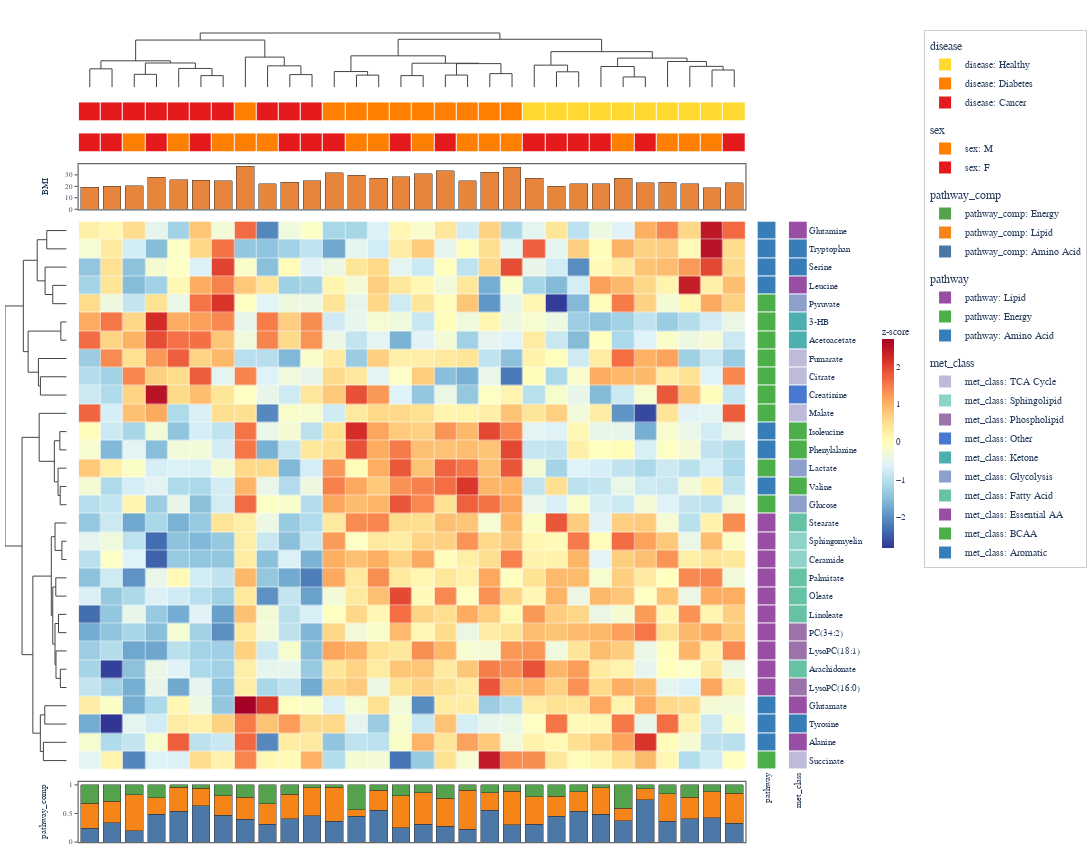

Here is the notebook cell this chart was saved with:
### Code cell
# ---------- 5. Clinical Metabolomics ----------
#
# Serum metabolite concentrations in a clinical cohort.
# Patients grouped by disease status; metabolites annotated by pathway and class.
# Stacked bars show pathway composition per patient.

rng5 = np.random.default_rng(2028)

# Metabolites from major pathways
aa_metabolites = ["Alanine", "Glutamine", "Glutamate", "Leucine", "Isoleucine",
                  "Valine", "Phenylalanine", "Tyrosine", "Tryptophan", "Serine"]
lipid_metabolites = ["Palmitate", "Stearate", "Oleate", "Linoleate", "Arachidonate",
                     "Sphingomyelin", "Ceramide", "LysoPC(16:0)", "LysoPC(18:1)", "PC(34:2)"]
energy_metabolites = ["Glucose", "Lactate", "Pyruvate", "Citrate", "Succinate",
                      "Fumarate", "Malate", "3-HB", "Acetoacetate", "Creatinine"]

all_metabolites = aa_metabolites + lipid_metabolites + energy_metabolites
met_pathway = ["Amino Acid"] * 10 + ["Lipid"] * 10 + ["Energy"] * 10
met_class = (["Essential AA"] * 4 + ["BCAA"] * 3 + ["Aromatic"] * 3 +
             ["Fatty Acid"] * 5 + ["Sphingolipid"] * 2 + ["Phospholipid"] * 3 +
             ["Glycolysis"] * 3 + ["TCA Cycle"] * 4 + ["Ketone"] * 2 + ["Other"] * 1)
n_met = len(all_metabolites)

# 30 patients: 10 Healthy, 10 Diabetes, 10 Cancer
n_patients = 30
disease = ["Healthy"] * 10 + ["Diabetes"] * 10 + ["Cancer"] * 10
sex = rng5.choice(["M", "F"], n_patients).tolist()
age = rng5.integers(35, 75, n_patients).astype(float)
bmi = np.concatenate([
    rng5.normal(23, 2, 10),   # Healthy
    rng5.normal(31, 3, 10),   # Diabetes
    rng5.normal(22, 3, 10),   # Cancer
])

patient_labels = [f"P{i+1:02d}" for i in range(n_patients)]

# Concentration data with disease-specific signatures
conc = rng5.standard_normal((n_met, n_patients)) * 0.6
# Diabetes: elevated BCAAs (Leucine, Isoleucine, Valine) and glucose
conc[4:7, 10:20] += 2.5   # BCAAs
conc[20, 10:20] += 3.0    # Glucose
conc[21, 10:20] += 2.0    # Lactate
# Cancer: altered lipids and ketone bodies
conc[10:20, 20:] -= 1.8   # Lipids down
conc[27:29, 20:] += 2.5   # Ketone bodies up
# Healthy: balanced amino acids
conc[:10, :10] += 0.5

df_met = pd.DataFrame(conc, index=all_metabolites, columns=patient_labels)

# Pathway composition per patient (stacked bar)
pathway_comp = rng5.dirichlet([3, 4, 2], n_patients)

top_ha5 = HeatmapAnnotation(
    disease=disease,
    sex=sex,
    BMI={"values": bmi, "type": "bar", "color": "#E8853D"},
)
bottom_ha5 = HeatmapAnnotation(
    pathway_comp={
        "values": pathway_comp,
        "type": "stacked_bar",
        "stack_names": ["Amino Acid", "Lipid", "Energy"],
        "colors": ["#4C78A8", "#F58518", "#54A24B"],
    },
)
right_ha5 = HeatmapAnnotation(
    pathway=met_pathway,
    met_class=met_class,
    which="row",
)

hm5 = ComplexHeatmap(
    df_met,
    top_annotation=top_ha5,
    bottom_annotation=bottom_ha5,
    right_annotation=right_ha5,
    colorscale="RdYlBu_r",
    normalize="row",
    name="z-score",
    cluster_method="complete",
    cluster_metric="correlation",
    width=1100,
    height=850,
)
hm5.to_plotly()

### Figure 1 — Plotly figure (JSON) as saved in the notebook; plotly's stock layout.template omitted (floating-point values rounded to 4 significant figures; data arrays with more than 128 entries replaced by an {"elided": "..."} marker saying what was removed)
{"data": [{"colorbar": {"len": 0.3, "outlinewidth": 0, "thickness": 12, "tickfont": {"family": "Arial, Helvetica, sans-serif", "size": 9}, "title": {"font": {"family": "Arial, Helvetica, sans-serif", "size": 10}, "text": "z-score"}, "x": 1.087, "xpad": 4, "y": 0.5}, "colorscale": [[0.0, "rgb(49,54,149)"], [0.1, "rgb(69,117,180)"], [0.2, "rgb(116,173,209)"], [0.3, "rgb(171,217,233)"], [0.4, "rgb(224,243,248)"], [0.5, "rgb(255,255,191)"], [0.6, "rgb(254,224,144)"], [0.7, "rgb(253,174,97)"], [0.8, "rgb(244,109,67)"], [0.9, "rgb(215,48,39)"], [1.0, "rgb(165,0,38)"]], "customdata": {"elided": "30x30x2 str values"}, "hovertemplate": "row: %{customdata[0]}<br>col: %{customdata[1]}<br>value: %{z:.3f}<extra></extra>", "type": "heatmap", "x": [0.0, 1.0, 2.0, 3.0, 4.0, 5.0, 6.0, 7.0, 8.0, 9.0, 10.0, 11.0, 12.0, 13.0, 14.0, 15.0, 16.0, 17.0, 18.0, 19.0, 20.0, 21.0, 22.0, 23.0, 24.0, 25.0, 26.0, 27.0, 28.0, 29.0], "xaxis": "x6", "xgap": 0.5, "y": [0.0, 1.0, 2.0, 3.0, 4.0, 5.0, 6.0, 7.0, 8.0, 9.0, 10.0, 11.0, 12.0, 13.0, 14.0, 15.0, 16.0, 17.0, 18.0, 19.0, 20.0, 21.0, 22.0, 23.0, 24.0, 25.0, 26.0, 27.0, 28.0, 29.0], "yaxis": "y6", "ygap": 0.5, "z": {"elided": "30x30 float values"}}, {"hoverinfo": "none", "line": {"color": "#444444", "width": 1.0}, "mode": "lines", "showlegend": false, "type": "scatter", "x": [0.0, 0.0, 1.0, 1.0], "xaxis": "x", "y": [0.0, 0.5728, 0.5728, 0.0], "yaxis": "y"}, {"hoverinfo": "none", "line": {"color": "#444444", "width": 1.0}, "mode": "lines", "showlegend": false, "type": "scatter", "x": [2.0, 2.0, 3.0, 3.0], "xaxis": "x", "y": [0.0, 0.3994, 0.3994, 0.0], "yaxis": "y"}, {"hoverinfo": "none", "line": {"color": "#444444", "width": 1.0}, "mode": "lines", "showlegend": false, "type": "scatter", "x": [5.0, 5.0, 6.0, 6.0], "xaxis": "x", "y": [0.0, 0.3589, 0.3589, 0.0], "yaxis": "y"}, {"hoverinfo": "none", "line": {"color": "#444444", "width": 1.0}, "mode": "lines", "showlegend": false, "type": "scatter", "x": [4.0, 4.0, 5.5, 5.5], "xaxis": "x", "y": [0.0, 0.5846, 0.5846, 0.3589], "yaxis": "y"}, {"hoverinfo": "none", "line": {"color": "#444444", "width": 1.0}, "mode": "lines", "showlegend": false, "type": "scatter", "x": [2.5, 2.5, 4.75, 4.75], "xaxis": "x", "y": [0.3994, 0.7559, 0.7559, 0.5846], "yaxis": "y"}, {"hoverinfo": "none", "line": {"color": "#444444", "width": 1.0}, "mode": "lines", "showlegend": false, "type": "scatter", "x": [0.5, 0.5, 3.625, 3.625], "xaxis": "x", "y": [0.5728, 0.8245, 0.8245, 0.7559], "yaxis": "y"}, {"hoverinfo": "none", "line": {"color": "#444444", "width": 1.0}, "mode": "lines", "showlegend": false, "type": "scatter", "x": [9.0, 9.0, 10.0, 10.0], "xaxis": "x", "y": [0.0, 0.3917, 0.3917, 0.0], "yaxis": "y"}, {"hoverinfo": "none", "line": {"color": "#444444", "width": 1.0}, "mode": "lines", "showlegend": false, "type": "scatter", "x": [8.0, 8.0, 9.5, 9.5], "xaxis": "x", "y": [0.0, 0.6662, 0.6662, 0.3917], "yaxis": "y"}, {"hoverinfo": "none", "line": {"color": "#444444", "width": 1.0}, "mode": "lines", "showlegend": false, "type": "scatter", "x": [7.0, 7.0, 8.75, 8.75], "xaxis": "x", "y": [0.0, 0.9406, 0.9406, 0.6662], "yaxis": "y"}, {"hoverinfo": "none", "line": {"color": "#444444", "width": 1.0}, "mode": "lines", "showlegend": false, "type": "scatter", "x": [2.062, 2.062, 7.875, 7.875], "xaxis": "x", "y": [0.8245, 1.475, 1.475, 0.9406], "yaxis": "y"}, {"hoverinfo": "none", "line": {"color": "#444444", "width": 1.0}, "mode": "lines", "showlegend": false, "type": "scatter", "x": [12.0, 12.0, 13.0, 13.0], "xaxis": "x", "y": [0.0, 0.3751, 0.3751, 0.0], "yaxis": "y"}, {"hoverinfo": "none", "line": {"color": "#444444", "width": 1.0}, "mode": "lines", "showlegend": false, "type": "scatter", "x": [11.0, 11.0, 12.5, 12.5], "xaxis": "x", "y": [0.0, 0.487, 0.487, 0.3751], "yaxis": "y"}, {"hoverinfo": "none", "line": {"color": "#444444", "width": 1.0}, "mode": "lines", "showlegend": false, "type": "scatter", "x": [14.0, 14.0, 15.0, 15.0], "xaxis": "x", "y": [0.0, 0.36, 0.36, 0.0], "yaxis": "y"}, {"hoverinfo": "none", "line": {"color": "#444444", "width": 1.0}, "mode": "lines", "showlegend": false, "type": "scatter", "x": [16.0, 16.0, 17.0, 17.0], "xaxis": "x", "y": [0.0, 0.3772, 0.3772, 0.0], "yaxis": "y"}, {"hoverinfo": "none", "line": {"color": "#444444", "width": 1.0}, "mode": "lines", "showlegend": false, "type": "scatter", "x": [18.0, 18.0, 19.0, 19.0], "xaxis": "x", "y": [0.0, 0.4217, 0.4217, 0.0], "yaxis": "y"}, {"hoverinfo": "none", "line": {"color": "#444444", "width": 1.0}, "mode": "lines", "showlegend": false, "type": "scatter", "x": [16.5, 16.5, 18.5, 18.5], "xaxis": "x", "y": [0.3772, 0.736, 0.736, 0.4217], "yaxis": "y"}, {"hoverinfo": "none", "line": {"color": "#444444", "width": 1.0}, "mode": "lines", "showlegend": false, "type": "scatter", "x": [14.5, 14.5, 17.5, 17.5], "xaxis": "x", "y": [0.36, 0.7486, 0.7486, 0.736], "yaxis": "y"}, {"hoverinfo": "none", "line": {"color": "#444444", "width": 1.0}, "mode": "lines", "showlegend": false, "type": "scatter", "x": [11.75, 11.75, 16.0, 16.0], "xaxis": "x", "y": [0.487, 0.9802, 0.9802, 0.7486], "yaxis": "y"}, {"hoverinfo": "none", "line": {"color": "#444444", "width": 1.0}, "mode": "lines", "showlegend": false, "type": "scatter", "x": [21.0, 21.0, 22.0, 22.0], "xaxis": "x", "y": [0.0, 0.4792, 0.4792, 0.0], "yaxis": "y"}, {"hoverinfo": "none", "line": {"color": "#444444", "width": 1.0}, "mode": "lines", "showlegend": false, "type": "scatter", "x": [20.0, 20.0, 21.5, 21.5], "xaxis": "x", "y": [0.0, 0.6881, 0.6881, 0.4792], "yaxis": "y"}, {"hoverinfo": "none", "line": {"color": "#444444", "width": 1.0}, "mode": "lines", "showlegend": false, "type": "scatter", "x": [24.0, 24.0, 25.0, 25.0], "xaxis": "x", "y": [0.0, 0.3183, 0.3183, 0.0], "yaxis": "y"}, {"hoverinfo": "none", "line": {"color": "#444444", "width": 1.0}, "mode": "lines", "showlegend": false, "type": "scatter", "x": [23.0, 23.0, 24.5, 24.5], "xaxis": "x", "y": [0.0, 0.645, 0.645, 0.3183], "yaxis": "y"}, {"hoverinfo": "none", "line": {"color": "#444444", "width": 1.0}, "mode": "lines", "showlegend": false, "type": "scatter", "x": [28.0, 28.0, 29.0, 29.0], "xaxis": "x", "y": [0.0, 0.5359, 0.5359, 0.0], "yaxis": "y"}, {"hoverinfo": "none", "line": {"color": "#444444", "width": 1.0}, "mode": "lines", "showlegend": false, "type": "scatter", "x": [27.0, 27.0, 28.5, 28.5], "xaxis": "x", "y": [0.0, 0.6497, 0.6497, 0.5359], "yaxis": "y"}, {"hoverinfo": "none", "line": {"color": "#444444", "width": 1.0}, "mode": "lines", "showlegend": false, "type": "scatter", "x": [26.0, 26.0, 27.75, 27.75], "xaxis": "x", "y": [0.0, 0.8036, 0.8036, 0.6497], "yaxis": "y"}, {"hoverinfo": "none", "line": {"color": "#444444", "width": 1.0}, "mode": "lines", "showlegend": false, "type": "scatter", "x": [23.75, 23.75, 26.88, 26.88], "xaxis": "x", "y": [0.645, 0.9094, 0.9094, 0.8036], "yaxis": "y"}, {"hoverinfo": "none", "line": {"color": "#444444", "width": 1.0}, "mode": "lines", "showlegend": false, "type": "scatter", "x": [20.75, 20.75, 25.31, 25.31], "xaxis": "x", "y": [0.6881, 1.112, 1.112, 0.9094], "yaxis": "y"}, {"hoverinfo": "none", "line": {"color": "#444444", "width": 1.0}, "mode": "lines", "showlegend": false, "type": "scatter", "x": [13.88, 13.88, 23.03, 23.03], "xaxis": "x", "y": [0.9802, 1.5, 1.5, 1.112], "yaxis": "y"}, {"hoverinfo": "none", "line": {"color": "#444444", "width": 1.0}, "mode": "lines", "showlegend": false, "type": "scatter", "x": [4.969, 4.969, 18.45, 18.45], "xaxis": "x", "y": [1.475, 1.697, 1.697, 1.5], "yaxis": "y"}, {"hoverinfo": "none", "line": {"color": "#444444", "width": 1.0}, "mode": "lines", "showlegend": false, "type": "scatter", "x": [-0.0, -0.6001, -0.6001, -0.0], "xaxis": "x5", "y": [0.0, 0.0, 1.0, 1.0], "yaxis": "y5"}, {"hoverinfo": "none", "line": {"color": "#444444", "width": 1.0}, "mode": "lines", "showlegend": false, "type": "scatter", "x": [-0.0, -0.4188, -0.4188, -0.0], "xaxis": "x5", "y": [3.0, 3.0, 4.0, 4.0], "yaxis": "y5"}, {"hoverinfo": "none", "line": {"color": "#444444", "width": 1.0}, "mode": "lines", "showlegend": false, "type": "scatter", "x": [-0.0, -0.6496, -0.6496, -0.4188], "xaxis": "x5", "y": [2.0, 2.0, 3.5, 3.5], "yaxis": "y5"}, {"hoverinfo": "none", "line": {"color": "#444444", "width": 1.0}, "mode": "lines", "showlegend": false, "type": "scatter", "x": [-0.6001, -0.8875, -0.8875, -0.6496], "xaxis": "x5", "y": [0.5, 0.5, 2.75, 2.75], "yaxis": "y5"}, {"hoverinfo": "none", "line": {"color": "#444444", "width": 1.0}, "mode": "lines", "showlegend": false, "type": "scatter", "x": [-0.0, -0.175, -0.175, -0.0], "xaxis": "x5", "y": [5.0, 5.0, 6.0, 6.0], "yaxis": "y5"}, {"hoverinfo": "none", "line": {"color": "#444444", "width": 1.0}, "mode": "lines", "showlegend": false, "type": "scatter", "x": [-0.0, -0.791, -0.791, -0.0], "xaxis": "x5", "y": [8.0, 8.0, 9.0, 9.0], "yaxis": "y5"}, {"hoverinfo": "none", "line": {"color": "#444444", "width": 1.0}, "mode": "lines", "showlegend": false, "type": "scatter", "x": [-0.0, -0.8516, -0.8516, -0.791], "xaxis": "x5", "y": [7.0, 7.0, 8.5, 8.5], "yaxis": "y5"}, {"hoverinfo": "none", "line": {"color": "#444444", "width": 1.0}, "mode": "lines", "showlegend": false, "type": "scatter", "x": [-0.175, -1.162, -1.162, -0.8516], "xaxis": "x5", "y": [5.5, 5.5, 7.75, 7.75], "yaxis": "y5"}, {"hoverinfo": "none", "line": {"color": "#444444", "width": 1.0}, "mode": "lines", "showlegend": false, "type": "scatter", "x": [-0.8875, -1.306, -1.306, -1.162], "xaxis": "x5", "y": [1.625, 1.625, 6.625, 6.625], "yaxis": "y5"}, {"hoverinfo": "none", "line": {"color": "#444444", "width": 1.0}, "mode": "lines", "showlegend": false, "type": "scatter", "x": [-0.0, -0.2058, -0.2058, -0.0], "xaxis": "x5", "y": [11.0, 11.0, 12.0, 12.0], "yaxis": "y5"}, {"hoverinfo": "none", "line": {"color": "#444444", "width": 1.0}, "mode": "lines", "showlegend": false, "type": "scatter", "x": [-0.0, -0.1946, -0.1946, -0.0], "xaxis": "x5", "y": [14.0, 14.0, 15.0, 15.0], "yaxis": "y5"}, {"hoverinfo": "none", "line": {"color": "#444444", "width": 1.0}, "mode": "lines", "showlegend": false, "type": "scatter", "x": [-0.0, -0.2588, -0.2588, -0.1946], "xaxis": "x5", "y": [13.0, 13.0, 14.5, 14.5], "yaxis": "y5"}, {"hoverinfo": "none", "line": {"color": "#444444", "width": 1.0}, "mode": "lines", "showlegend": false, "type": "scatter", "x": [-0.2058, -0.3705, -0.3705, -0.2588], "xaxis": "x5", "y": [11.5, 11.5, 13.75, 13.75], "yaxis": "y5"}, {"hoverinfo": "none", "line": {"color": "#444444", "width": 1.0}, "mode": "lines", "showlegend": false, "type": "scatter", "x": [-0.0, -0.8282, -0.8282, -0.3705], "xaxis": "x5", "y": [10.0, 10.0, 12.62, 12.62], "yaxis": "y5"}, {"hoverinfo": "none", "line": {"color": "#444444", "width": 1.0}, "mode": "lines", "showlegend": false, "type": "scatter", "x": [-0.0, -0.1437, -0.1437, -0.0], "xaxis": "x5", "y": [17.0, 17.0, 18.0, 18.0], "yaxis": "y5"}, {"hoverinfo": "none", "line": {"color": "#444444", "width": 1.0}, "mode": "lines", "showlegend": false, "type": "scatter", "x": [-0.0, -0.3507, -0.3507, -0.1437], "xaxis": "x5", "y": [16.0, 16.0, 17.5, 17.5], "yaxis": "y5"}, {"hoverinfo": "none", "line": {"color": "#444444", "width": 1.0}, "mode": "lines", "showlegend": false, "type": "scatter", "x": [-0.0, -0.3273, -0.3273, -0.0], "xaxis": "x5", "y": [19.0, 19.0, 20.0, 20.0], "yaxis": "y5"}, {"hoverinfo": "none", "line": {"color": "#444444", "width": 1.0}, "mode": "lines", "showlegend": false, "type": "scatter", "x": [-0.0, -0.246, -0.246, -0.0], "xaxis": "x5", "y": [21.0, 21.0, 22.0, 22.0], "yaxis": "y5"}, {"hoverinfo": "none", "line": {"color": "#444444", "width": 1.0}, "mode": "lines", "showlegend": false, "type": "scatter", "x": [-0.0, -0.1898, -0.1898, -0.0], "xaxis": "x5", "y": [24.0, 24.0, 25.0, 25.0], "yaxis": "y5"}, {"hoverinfo": "none", "line": {"color": "#444444", "width": 1.0}, "mode": "lines", "showlegend": false, "type": "scatter", "x": [-0.0, -0.3216, -0.3216, -0.1898], "xaxis": "x5", "y": [23.0, 23.0, 24.5, 24.5], "yaxis": "y5"}, {"hoverinfo": "none", "line": {"color": "#444444", "width": 1.0}, "mode": "lines", "showlegend": false, "type": "scatter", "x": [-0.246, -0.3506, -0.3506, -0.3216], "xaxis": "x5", "y": [21.5, 21.5, 23.75, 23.75], "yaxis": "y5"}, {"hoverinfo": "none", "line": {"color": "#444444", "width": 1.0}, "mode": "lines", "showlegend": false, "type": "scatter", "x": [-0.3273, -0.4192, -0.4192, -0.3506], "xaxis": "x5", "y": [19.5, 19.5, 22.62, 22.62], "yaxis": "y5"}, {"hoverinfo": "none", "line": {"color": "#444444", "width": 1.0}, "mode": "lines", "showlegend": false, "type": "scatter", "x": [-0.3507, -0.463, -0.463, -0.4192], "xaxis": "x5", "y": [16.75, 16.75, 21.06, 21.06], "yaxis": "y5"}, {"hoverinfo": "none", "line": {"color": "#444444", "width": 1.0}, "mode": "lines", "showlegend": false, "type": "scatter", "x": [-0.0, -0.6596, -0.6596, -0.0], "xaxis": "x5", "y": [26.0, 26.0, 27.0, 27.0], "yaxis": "y5"}, {"hoverinfo": "none", "line": {"color": "#444444", "width": 1.0}, "mode": "lines", "showlegend": false, "type": "scatter", "x": [-0.0, -0.7014, -0.7014, -0.0], "xaxis": "x5", "y": [28.0, 28.0, 29.0, 29.0], "yaxis": "y5"}, {"hoverinfo": "none", "line": {"color": "#444444", "width": 1.0}, "mode": "lines", "showlegend": false, "type": "scatter", "x": [-0.6596, -0.7936, -0.7936, -0.7014], "xaxis": "x5", "y": [26.5, 26.5, 28.5, 28.5], "yaxis": "y5"}, {"hoverinfo": "none", "line": {"color": "#444444", "width": 1.0}, "mode": "lines", "showlegend": false, "type": "scatter", "x": [-0.463, -1.019, -1.019, -0.7936], "xaxis": "x5", "y": [18.91, 18.91, 27.5, 27.5], "yaxis": "y5"}, {"hoverinfo": "none", "line": {"color": "#444444", "width": 1.0}, "mode": "lines", "showlegend": false, "type": "scatter", "x": [-0.8282, -1.345, -1.345, -1.019], "xaxis": "x5", "y": [11.31, 11.31, 23.2, 23.2], "yaxis": "y5"}, {"hoverinfo": "none", "line": {"color": "#444444", "width": 1.0}, "mode": "lines", "showlegend": false, "type": "scatter", "x": [-1.306, -1.858, -1.858, -1.345], "xaxis": "x5", "y": [4.125, 4.125, 17.26, 17.26], "yaxis": "y5"}, {"colorscale": [[0.0, "#E41A1C"], [0.3333, "#E41A1C"], [0.3333, "#FF7F00"], [0.6667, "#FF7F00"], [0.6667, "#FFD92F"], [1.0, "#FFD92F"]], "customdata": [["Cancer", "Cancer", "Cancer", "Cancer", "Cancer", "Cancer", "Cancer", "Diabetes", "Cancer", "Cancer", "Cancer", "Diabetes", "Diabetes", "Diabetes", "Diabetes", "Diabetes", "Diabetes", "Diabetes", "Diabetes", "Diabetes", "Healthy", "Healthy", "Healthy", "Healthy", "Healthy", "Healthy", "Healthy", "Healthy", "Healthy", "Healthy"]], "hovertemplate": "disease: %{customdata}<extra></extra>", "showscale": false, "type": "heatmap", "x": [0.0, 1.0, 2.0, 3.0, 4.0, 5.0, 6.0, 7.0, 8.0, 9.0, 10.0, 11.0, 12.0, 13.0, 14.0, 15.0, 16.0, 17.0, 18.0, 19.0, 20.0, 21.0, 22.0, 23.0, 24.0, 25.0, 26.0, 27.0, 28.0, 29.0], "xaxis": "x2", "xgap": 1, "y": ["disease"], "yaxis": "y2", "ygap": 1, "z": [[0, 0, 0, 0, 0, 0, 0, 1, 0, 0, 0, 1, 1, 1, 1, 1, 1, 1, 1, 1, 2, 2, 2, 2, 2, 2, 2, 2, 2, 2]], "zmax": 2.5, "zmin": -0.5}, {"colorscale": [[0.0, "#E41A1C"], [0.5, "#E41A1C"], [0.5, "#FF7F00"], [1.0, "#FF7F00"]], "customdata": [["F", "F", "M", "F", "M", "F", "M", "M", "M", "F", "F", "F", "M", "M", "F", "M", "F", "M", "M", "M", "F", "F", "F", "F", "M", "F", "M", "M", "M", "F"]], "hovertemplate": "sex: %{customdata}<extra></extra>", "showscale": false, "type": "heatmap", "x": [0.0, 1.0, 2.0, 3.0, 4.0, 5.0, 6.0, 7.0, 8.0, 9.0, 10.0, 11.0, 12.0, 13.0, 14.0, 15.0, 16.0, 17.0, 18.0, 19.0, 20.0, 21.0, 22.0, 23.0, 24.0, 25.0, 26.0, 27.0, 28.0, 29.0], "xaxis": "x3", "xgap": 1, "y": ["sex"], "yaxis": "y3", "ygap": 1, "z": [[0, 0, 1, 0, 1, 0, 1, 1, 1, 0, 0, 0, 1, 1, 0, 1, 0, 1, 1, 1, 0, 0, 0, 0, 1, 0, 1, 1, 1, 0]], "zmax": 1.5, "zmin": -0.5}, {"hovertemplate": "BMI: %{y:.2f}<extra></extra>", "marker": {"color": "#E8853D", "line": {"color": "#333333", "width": 0.5}}, "name": "BMI", "showlegend": false, "type": "bar", "x": [0.0, 1.0, 2.0, 3.0, 4.0, 5.0, 6.0, 7.0, 8.0, 9.0, 10.0, 11.0, 12.0, 13.0, 14.0, 15.0, 16.0, 17.0, 18.0, 19.0, 20.0, 21.0, 22.0, 23.0, 24.0, 25.0, 26.0, 27.0, 28.0, 29.0], "xaxis": "x4", "y": [19.04, 20.27, 20.61, 27.79, 25.71, 25.53, 24.89, 37.38, 22.39, 23.48, 24.75, 32.08, 29.73, 26.87, 28.56, 31.06, 33.7, 24.7, 32.11, 36.46, 26.88, 20.15, 22.11, 22.4, 27.19, 23.01, 23.73, 22.47, 18.85, 22.97], "yaxis": "y4"}, {"hovertemplate": "Amino Acid: %{y:.2f}<extra></extra>", "legendgroup": "pathway_comp", "marker": {"color": "#4C78A8", "line": {"color": "#333333", "width": 0.5}}, "name": "pathway_comp: Amino Acid", "showlegend": false, "type": "bar", "x": [0.0, 1.0, 2.0, 3.0, 4.0, 5.0, 6.0, 7.0, 8.0, 9.0, 10.0, 11.0, 12.0, 13.0, 14.0, 15.0, 16.0, 17.0, 18.0, 19.0, 20.0, 21.0, 22.0, 23.0, 24.0, 25.0, 26.0, 27.0, 28.0, 29.0], "xaxis": "x9", "y": [0.2423, 0.3341, 0.1953, 0.4875, 0.5399, 0.6376, 0.4676, 0.4016, 0.3132, 0.4072, 0.4585, 0.3612, 0.4487, 0.552, 0.2532, 0.3081, 0.2753, 0.2205, 0.5567, 0.2985, 0.3093, 0.4545, 0.5381, 0.4893, 0.3712, 0.7436, 0.3634, 0.405, 0.4275, 0.3327], "yaxis": "y9"}, {"hovertemplate": "Lipid: %{y:.2f}<extra></extra>", "legendgroup": "pathway_comp", "marker": {"color": "#F58518", "line": {"color": "#333333", "width": 0.5}}, "name": "pathway_comp: Lipid", "showlegend": false, "type": "bar", "x": [0.0, 1.0, 2.0, 3.0, 4.0, 5.0, 6.0, 7.0, 8.0, 9.0, 10.0, 11.0, 12.0, 13.0, 14.0, 15.0, 16.0, 17.0, 18.0, 19.0, 20.0, 21.0, 22.0, 23.0, 24.0, 25.0, 26.0, 27.0, 28.0, 29.0], "xaxis": "x9", "y": [0.4331, 0.3804, 0.6345, 0.2863, 0.4169, 0.301, 0.3451, 0.3856, 0.3536, 0.4259, 0.492, 0.5982, 0.1199, 0.3587, 0.5584, 0.5524, 0.4921, 0.6844, 0.3048, 0.5877, 0.4863, 0.3446, 0.3429, 0.4585, 0.2215, 0.1936, 0.4783, 0.3782, 0.455, 0.5237], "yaxis": "y9"}, {"hovertemplate": "Energy: %{y:.2f}<extra></extra>", "legendgroup": "pathway_comp", "marker": {"color": "#54A24B", "line": {"color": "#333333", "width": 0.5}}, "name": "pathway_comp: Energy", "showlegend": false, "type": "bar", "x": [0.0, 1.0, 2.0, 3.0, 4.0, 5.0, 6.0, 7.0, 8.0, 9.0, 10.0, 11.0, 12.0, 13.0, 14.0, 15.0, 16.0, 17.0, 18.0, 19.0, 20.0, 21.0, 22.0, 23.0, 24.0, 25.0, 26.0, 27.0, 28.0, 29.0], "xaxis": "x9", "y": [0.3246, 0.2855, 0.1702, 0.2261, 0.04317, 0.06135, 0.1873, 0.2127, 0.3331, 0.1669, 0.04948, 0.04067, 0.4314, 0.08928, 0.1883, 0.1394, 0.2326, 0.09515, 0.1385, 0.1138, 0.2044, 0.2009, 0.119, 0.05221, 0.4072, 0.0628, 0.1583, 0.2168, 0.1175, 0.1435], "yaxis": "y9"}, {"colorscale": [[0.0, "#377EB8"], [0.3333, "#377EB8"], [0.3333, "#4DAF4A"], [0.6667, "#4DAF4A"], [0.6667, "#984EA3"], [1.0, "#984EA3"]], "customdata": [["Amino Acid"], ["Amino Acid"], ["Amino Acid"], ["Amino Acid"], ["Energy"], ["Energy"], ["Energy"], ["Energy"], ["Energy"], ["Energy"], ["Energy"], ["Amino Acid"], ["Amino Acid"], ["Energy"], ["Amino Acid"], ["Energy"], ["Lipid"], ["Lipid"], ["Lipid"], ["Lipid"], ["Lipid"], ["Lipid"], ["Lipid"], ["Lipid"], ["Lipid"], ["Lipid"], ["Amino Acid"], ["Amino Acid"], ["Amino Acid"], ["Energy"]], "hovertemplate": "pathway: %{customdata}<extra></extra>", "showscale": false, "type": "heatmap", "x": ["pathway"], "xaxis": "x7", "xgap": 1, "y": [0.0, 1.0, 2.0, 3.0, 4.0, 5.0, 6.0, 7.0, 8.0, 9.0, 10.0, 11.0, 12.0, 13.0, 14.0, 15.0, 16.0, 17.0, 18.0, 19.0, 20.0, 21.0, 22.0, 23.0, 24.0, 25.0, 26.0, 27.0, 28.0, 29.0], "yaxis": "y7", "ygap": 1, "z": [[0], [0], [0], [0], [1], [1], [1], [1], [1], [1], [1], [0], [0], [1], [0], [1], [2], [2], [2], [2], [2], [2], [2], [2], [2], [2], [0], [0], [0], [1]], "zmax": 2.5, "zmin": -0.5}, {"colorscale": [[0.0, "#377EB8"], [0.1, "#377EB8"], [0.1, "#4DAF4A"], [0.2, "#4DAF4A"], [0.2, "#984EA3"], [0.3, "#984EA3"], [0.3, "#66C2A5"], [0.4, "#66C2A5"], [0.4, "#8DA0CB"], [0.5, "#8DA0CB"], [0.5, "#4EAFB0"], [0.6, "#4EAFB0"], [0.6, "#4878CF"], [0.7, "#4878CF"], [0.7, "#9B72AA"], [0.8, "#9B72AA"], [0.8, "#8DD3C7"], [0.9, "#8DD3C7"], [0.9, "#BEBADA"], [1.0, "#BEBADA"]], "customdata": [["Essential AA"], ["Aromatic"], ["Aromatic"], ["Essential AA"], ["Glycolysis"], ["Ketone"], ["Ketone"], ["TCA Cycle"], ["TCA Cycle"], ["Other"], ["TCA Cycle"], ["BCAA"], ["BCAA"], ["Glycolysis"], ["BCAA"], ["Glycolysis"], ["Fatty Acid"], ["Sphingolipid"], ["Sphingolipid"], ["Fatty Acid"], ["Fatty Acid"], ["Fatty Acid"], ["Phospholipid"], ["Phospholipid"], ["Fatty Acid"], ["Phospholipid"], ["Essential AA"], ["Aromatic"], ["Essential AA"], ["TCA Cycle"]], "hovertemplate": "met_class: %{customdata}<extra></extra>", "showscale": false, "type": "heatmap", "x": ["met_class"], "xaxis": "x8", "xgap": 1, "y": [0.0, 1.0, 2.0, 3.0, 4.0, 5.0, 6.0, 7.0, 8.0, 9.0, 10.0, 11.0, 12.0, 13.0, 14.0, 15.0, 16.0, 17.0, 18.0, 19.0, 20.0, 21.0, 22.0, 23.0, 24.0, 25.0, 26.0, 27.0, 28.0, 29.0], "yaxis": "y8", "ygap": 1, "z": [[2], [0], [0], [2], [4], [5], [5], [9], [9], [6], [9], [1], [1], [4], [1], [4], [3], [8], [8], [3], [3], [3], [7], [7], [3], [7], [2], [0], [2], [9]], "zmax": 9.5, "zmin": -0.5}, {"legendgroup": "disease", "legendgrouptitle": {"text": "disease"}, "marker": {"color": "#E41A1C", "size": 10, "symbol": "square"}, "mode": "markers", "name": "disease: Cancer", "showlegend": true, "type": "scatter", "x": [null], "y": [null]}, {"legendgroup": "disease", "legendgrouptitle": {"text": "disease"}, "marker": {"color": "#FF7F00", "size": 10, "symbol": "square"}, "mode": "markers", "name": "disease: Diabetes", "showlegend": true, "type": "scatter", "x": [null], "y": [null]}, {"legendgroup": "disease", "legendgrouptitle": {"text": "disease"}, "marker": {"color": "#FFD92F", "size": 10, "symbol": "square"}, "mode": "markers", "name": "disease: Healthy", "showlegend": true, "type": "scatter", "x": [null], "y": [null]}, {"legendgroup": "sex", "legendgrouptitle": {"text": "sex"}, "marker": {"color": "#E41A1C", "size": 10, "symbol": "square"}, "mode": "markers", "name": "sex: F", "showlegend": true, "type": "scatter", "x": [null], "y": [null]}, {"legendgroup": "sex", "legendgrouptitle": {"text": "sex"}, "marker": {"color": "#FF7F00", "size": 10, "symbol": "square"}, "mode": "markers", "name": "sex: M", "showlegend": true, "type": "scatter", "x": [null], "y": [null]}, {"legendgroup": "pathway_comp", "legendgrouptitle": {"text": "pathway_comp"}, "marker": {"color": "#4C78A8", "size": 10, "symbol": "square"}, "mode": "markers", "name": "pathway_comp: Amino Acid", "showlegend": true, "type": "scatter", "x": [null], "y": [null]}, {"legendgroup": "pathway_comp", "legendgrouptitle": {"text": "pathway_comp"}, "marker": {"color": "#F58518", "size": 10, "symbol": "square"}, "mode": "markers", "name": "pathway_comp: Lipid", "showlegend": true, "type": "scatter", "x": [null], "y": [null]}, {"legendgroup": "pathway_comp", "legendgrouptitle": {"text": "pathway_comp"}, "marker": {"color": "#54A24B", "size": 10, "symbol": "square"}, "mode": "markers", "name": "pathway_comp: Energy", "showlegend": true, "type": "scatter", "x": [null], "y": [null]}, {"legendgroup": "pathway", "legendgrouptitle": {"text": "pathway"}, "marker": {"color": "#377EB8", "size": 10, "symbol": "square"}, "mode": "markers", "name": "pathway: Amino Acid", "showlegend": true, "type": "scatter", "x": [null], "y": [null]}, {"legendgroup": "pathway", "legendgrouptitle": {"text": "pathway"}, "marker": {"color": "#4DAF4A", "size": 10, "symbol": "square"}, "mode": "markers", "name": "pathway: Energy", "showlegend": true, "type": "scatter", "x": [null], "y": [null]}, {"legendgroup": "pathway", "legendgrouptitle": {"text": "pathway"}, "marker": {"color": "#984EA3", "size": 10, "symbol": "square"}, "mode": "markers", "name": "pathway: Lipid", "showlegend": true, "type": "scatter", "x": [null], "y": [null]}, {"legendgroup": "met_class", "legendgrouptitle": {"text": "met_class"}, "marker": {"color": "#377EB8", "size": 10, "symbol": "square"}, "mode": "markers", "name": "met_class: Aromatic", "showlegend": true, "type": "scatter", "x": [null], "y": [null]}, {"legendgroup": "met_class", "legendgrouptitle": {"text": "met_class"}, "marker": {"color": "#4DAF4A", "size": 10, "symbol": "square"}, "mode": "markers", "name": "met_class: BCAA", "showlegend": true, "type": "scatter", "x": [null], "y": [null]}, {"legendgroup": "met_class", "legendgrouptitle": {"text": "met_class"}, "marker": {"color": "#984EA3", "size": 10, "symbol": "square"}, "mode": "markers", "name": "met_class: Essential AA", "showlegend": true, "type": "scatter", "x": [null], "y": [null]}, {"legendgroup": "met_class", "legendgrouptitle": {"text": "met_class"}, "marker": {"color": "#66C2A5", "size": 10, "symbol": "square"}, "mode": "markers", "name": "met_class: Fatty Acid", "showlegend": true, "type": "scatter", "x": [null], "y": [null]}, {"legendgroup": "met_class", "legendgrouptitle": {"text": "met_class"}, "marker": {"color": "#8DA0CB", "size": 10, "symbol": "square"}, "mode": "markers", "name": "met_class: Glycolysis", "showlegend": true, "type": "scatter", "x": [null], "y": [null]}, {"legendgroup": "met_class", "legendgrouptitle": {"text": "met_class"}, "marker": {"color": "#4EAFB0", "size": 10, "symbol": "square"}, "mode": "markers", "name": "met_class: Ketone", "showlegend": true, "type": "scatter", "x": [null], "y": [null]}, {"legendgroup": "met_class", "legendgrouptitle": {"text": "met_class"}, "marker": {"color": "#4878CF", "size": 10, "symbol": "square"}, "mode": "markers", "name": "met_class: Other", "showlegend": true, "type": "scatter", "x": [null], "y": [null]}, {"legendgroup": "met_class", "legendgrouptitle": {"text": "met_class"}, "marker": {"color": "#9B72AA", "size": 10, "symbol": "square"}, "mode": "markers", "name": "met_class: Phospholipid", "showlegend": true, "type": "scatter", "x": [null], "y": [null]}, {"legendgroup": "met_class", "legendgrouptitle": {"text": "met_class"}, "marker": {"color": "#8DD3C7", "size": 10, "symbol": "square"}, "mode": "markers", "name": "met_class: Sphingolipid", "showlegend": true, "type": "scatter", "x": [null], "y": [null]}, {"legendgroup": "met_class", "legendgrouptitle": {"text": "met_class"}, "marker": {"color": "#BEBADA", "size": 10, "symbol": "square"}, "mode": "markers", "name": "met_class: TCA Cycle", "showlegend": true, "type": "scatter", "x": [null], "y": [null]}], "layout": {"barmode": "stack", "font": {"family": "Arial, Helvetica, sans-serif", "size": 11}, "height": 850, "legend": {"bgcolor": "rgba(255,255,255,0.8)", "bordercolor": "#cccccc", "borderwidth": 1, "font": {"family": "Arial, Helvetica, sans-serif", "size": 10}, "itemsizing": "constant", "tracegroupgap": 8, "x": 1.145, "xanchor": "left", "y": 1.0, "yanchor": "top"}, "margin": {"b": 5, "l": 5, "r": 271, "t": 30}, "paper_bgcolor": "white", "plot_bgcolor": "rgba(0,0,0,0)", "width": 1100, "xaxis": {"anchor": "y", "domain": [0.09178, 0.922], "matches": "x9", "showgrid": false, "showline": false, "showticklabels": false, "zeroline": false}, "xaxis2": {"anchor": "y2", "domain": [0.09178, 0.922], "matches": "x9", "showgrid": false, "showline": false, "showticklabels": false, "zeroline": false}, "xaxis3": {"anchor": "y3", "domain": [0.09178, 0.922], "matches": "x9", "showgrid": false, "showline": false, "showticklabels": false, "zeroline": false}, "xaxis4": {"anchor": "y4", "domain": [0.09178, 0.922], "linecolor": "#666666", "linewidth": 1.2, "matches": "x9", "mirror": true, "showgrid": false, "showline": true, "showticklabels": false, "zeroline": false}, "xaxis5": {"anchor": "y5", "domain": [0.0, 0.07678], "showgrid": false, "showline": false, "showticklabels": false, "zeroline": false}, "xaxis6": {"anchor": "y6", "domain": [0.09178, 0.922], "matches": "x9", "showgrid": false, "showline": false, "showticklabels": false, "zeroline": false}, "xaxis7": {"anchor": "y7", "domain": [0.937, 0.961], "showgrid": false, "showline": false, "showticklabels": true, "tickangle": -90, "tickfont": {"family": "Arial, Helvetica, sans-serif", "size": 9}, "ticktext": ["pathway"], "tickvals": ["pathway"], "zeroline": false}, "xaxis8": {"anchor": "y8", "domain": [0.976, 1.0], "showgrid": false, "showline": false, "showticklabels": true, "tickangle": -90, "tickfont": {"family": "Arial, Helvetica, sans-serif", "size": 9}, "ticktext": ["met_class"], "tickvals": ["met_class"], "zeroline": false}, "xaxis9": {"anchor": "y9", "domain": [0.09178, 0.922], "linecolor": "#666666", "linewidth": 1.2, "mirror": true, "showgrid": false, "showline": true, "showticklabels": false, "side": "bottom", "tickangle": -90, "tickfont": {"family": "Arial, Helvetica, sans-serif", "size": 10}, "ticktext": ["P27", "P29", "P21", "P26", "P22", "P23", "P24", "P11", "P25", "P28", "P30", "P15", "P12", "P19", "P17", "P20", "P14", "P18", "P13", "P16", "P01", "P04", "P10", "P06", "P07", "P08", "P03", "P05", "P02", "P09"], "tickvals": [0, 1, 2, 3, 4, 5, 6, 7, 8, 9, 10, 11, 12, 13, 14, 15, 16, 17, 18, 19, 20, 21, 22, 23, 24, 25, 26, 27, 28, 29], "zeroline": false}, "yaxis": {"anchor": "x", "domain": [0.926, 1.0], "showgrid": false, "showline": false, "showticklabels": false, "zeroline": false}, "yaxis2": {"anchor": "x2", "domain": [0.8879, 0.911], "showgrid": false, "showline": false, "showticklabels": false, "zeroline": false}, "yaxis3": {"anchor": "x3", "domain": [0.8498, 0.8729], "showgrid": false, "showline": false, "showticklabels": false, "zeroline": false}, "yaxis4": {"anchor": "x4", "domain": [0.7793, 0.8348], "linecolor": "#666666", "linewidth": 1.2, "mirror": true, "showgrid": false, "showline": true, "showticklabels": true, "tickfont": {"family": "Arial, Helvetica, sans-serif", "size": 7}, "ticklen": 3, "ticks": "outside", "title": {"font": {"family": "Arial, Helvetica, sans-serif", "size": 9}, "text": "BMI"}, "zeroline": false}, "yaxis5": {"anchor": "x5", "autorange": false, "domain": [0.089, 0.7643], "range": [29.5, -0.5], "showgrid": false, "showline": false, "showticklabels": false, "zeroline": false}, "yaxis6": {"anchor": "x6", "autorange": false, "domain": [0.089, 0.7643], "matches": "y5", "range": [29.5, -0.5], "showgrid": false, "showline": false, "showticklabels": false, "zeroline": false}, "yaxis7": {"anchor": "x7", "autorange": false, "domain": [0.089, 0.7643], "matches": "y5", "range": [29.5, -0.5], "showgrid": false, "showline": false, "showticklabels": false, "zeroline": false}, "yaxis8": {"anchor": "x8", "autorange": false, "domain": [0.089, 0.7643], "matches": "y5", "range": [29.5, -0.5], "showgrid": false, "showline": false, "showticklabels": true, "side": "right", "tickfont": {"family": "Arial, Helvetica, sans-serif", "size": 9}, "ticktext": ["Glutamine", "Tryptophan", "Serine", "Leucine", "Pyruvate", "3-HB", "Acetoacetate", "Fumarate", "Citrate", "Creatinine", "Malate", "Isoleucine", "Phenylalanine", "Lactate", "Valine", "Glucose", "Stearate", "Sphingomyelin", "Ceramide", "Palmitate", "Oleate", "Linoleate", "PC(34:2)", "LysoPC(18:1)", "Arachidonate", "LysoPC(16:0)", "Glutamate", "Tyrosine", "Alanine", "Succinate"], "tickvals": [0, 1, 2, 3, 4, 5, 6, 7, 8, 9, 10, 11, 12, 13, 14, 15, 16, 17, 18, 19, 20, 21, 22, 23, 24, 25, 26, 27, 28, 29], "zeroline": false}, "yaxis9": {"anchor": "x9", "domain": [0.0, 0.074], "linecolor": "#666666", "linewidth": 1.2, "mirror": true, "showgrid": false, "showline": true, "showticklabels": true, "tickfont": {"family": "Arial, Helvetica, sans-serif", "size": 7}, "ticklen": 3, "ticks": "outside", "title": {"font": {"family": "Arial, Helvetica, sans-serif", "size": 9}, "text": "pathway_comp"}, "zeroline": false}}}
